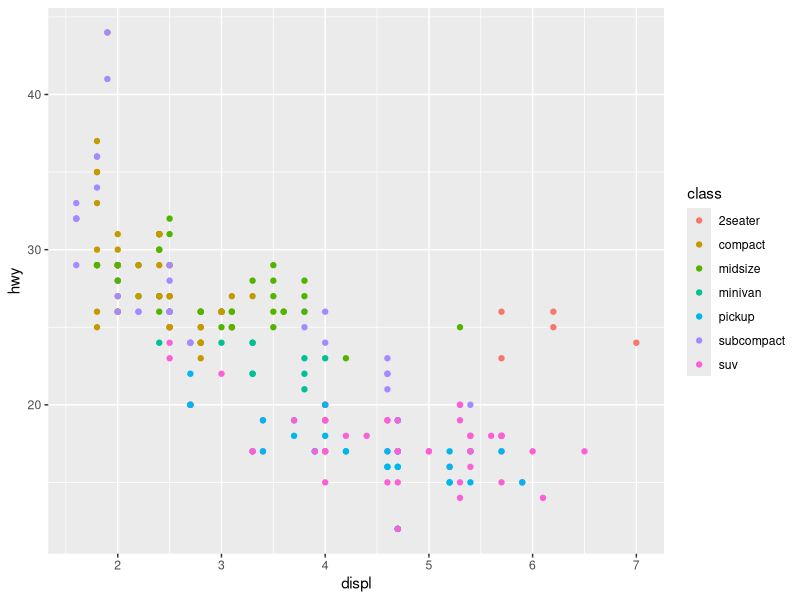
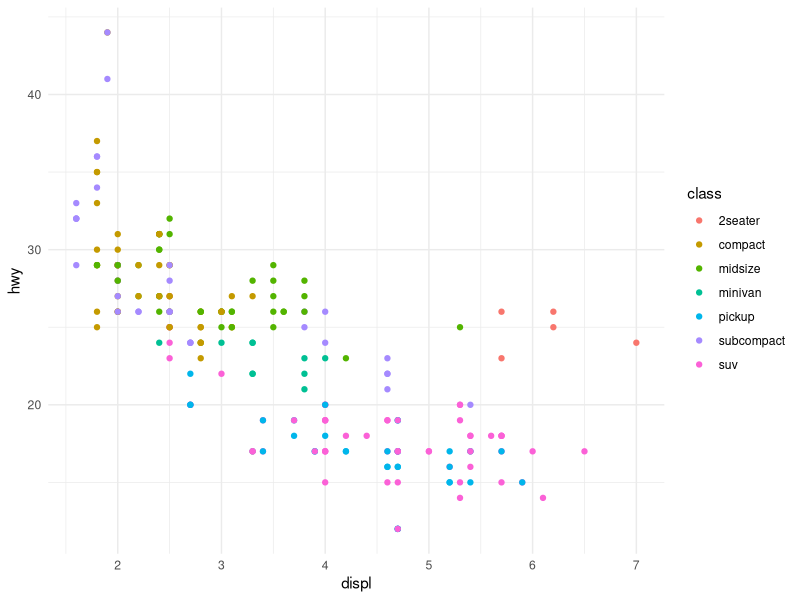

Reproduce these figures in R, in order.
## ---- chunk 1
#| message: false
library(tidyverse)
## ---- chunk 2
mpg |>
  ggplot(aes(x = displ, y = hwy)) + 
  geom_point(aes(color = class))

## ---- chunk 3
df <- tribble(
    ~id, ~measurement, ~value,
    "A", "bp1", 100,
    "A", "bp1", 102,
    "A", "bp2", 120,
    "B", "bp1", 140,
    "B", "bp2", 115
  ) 

df |>
    group_by(id, measurement) |>
    summarize(count = n()) |>
  group_vars()

## ---- chunk 4
mpg |>
  # ggplot(aes(x = displ, y = hwy)) +
  ggplot(aes(x = displ,y = hwy)) +
  geom_point(aes( color = class)) + 
  # facet_wrap(~class) + 
  theme_minimal()
